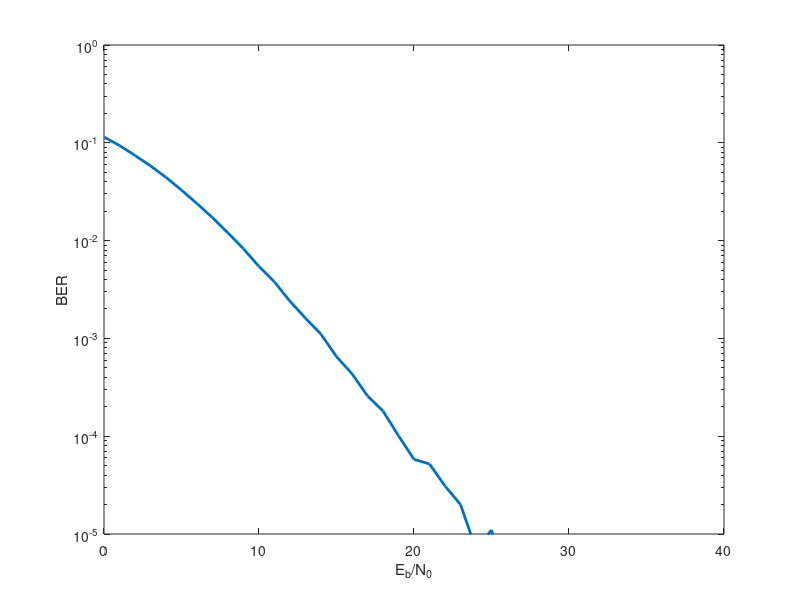

The MATLAB source for this figure:
clc;
clear;
close all;

data = randi([0 1], 10^6, 1)';

snr_min = 0;
snr_max = 40;
snr_dB = [snr_min:1:snr_max]; %snr range

sig = 1 - 2*data; %modulation
Ac = 2; %amplitude

x = Ac*sig;
Eb = Ac^2; %bit energy

x1 = x(1:2:length(x))/sqrt(2);
x2 = x(2:2:length(x))/sqrt(2);

ber = [];
for snr_db = snr_min:snr_max
    pnoise = Eb./2./10.^(snr_db./10);
    n1 = sqrt(pnoise) .* (randn(1, length(x)/2) + 1i*randn(1, length(x)/2));
    n2 = sqrt(pnoise) .* (randn(1, length(x)/2) + 1i*randn(1, length(x)/2));
    h1 = 1/sqrt(2).*(randn(1, length(x)/2) + 1i*randn(1, length(x)/2)); %first channel
    h2 = 1/sqrt(2).*(randn(1, length(x)/2) + 1i*randn(1, length(x)/2)); %second channel

    %received signals
    r1 = h1.*x1 + h2.*x2 + n1; 
    r2 = -h1.*conj(x2) + h2.*conj(x1) + n2;

    xg1 = conj(h1).*r1 + h2.*conj(r2);
    xg2 = conj(h2).*r1 - h1.*conj(r2);

    %maximum likelihood decoding
    d1 = (real(xg1) - 1/sqrt(2)).^2 + imag(xg1).^2; %first distance for x1
    d2 = (real(xg1) + 1/sqrt(2)).^2 + imag(xg1).^2; %second distance for x1
    xdec1 = d1 > d2; %argmin d^2(x1, xg1)
    d1 = (real(xg2) - 1/sqrt(2)).^2 + imag(xg2).^2; %first distance for x2
    d2 = (real(xg2) + 1/sqrt(2)).^2 + imag(xg2).^2; %second distance for x2
    xdec2 = d1 > d2; %argmin d^2(x1, xg1)

    decision = zeros(1, length(data)); %decision
    decision(1:2:length(data)) = xdec1;
    decision(2:2:length(data)) = xdec2;

    ber = [ber sum(xor(data, decision))/length(data)];
end

figure
semilogy(snr_dB, ber, 'LineWidth', 2)
xlabel('E_b/N_0')
ylabel('BER')
ylim([10^(-5) 1])
